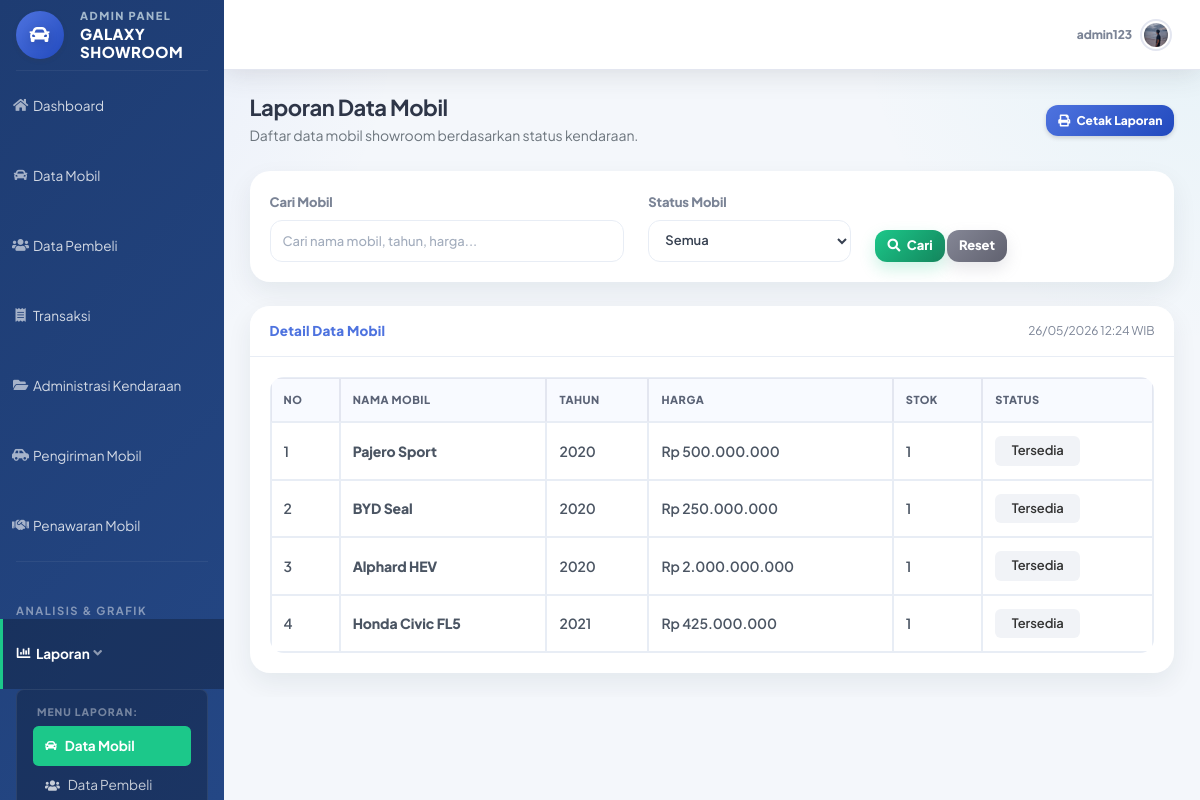
The page /admin/laporan_mobil.php (signed in) on the database its author committed.
### tables this page shows
CREATE TABLE `mobil` (
  `id_mobil` int(11) NOT NULL,
  `id_penjual` int(11) DEFAULT NULL,
  `nama_mobil` varchar(100) DEFAULT NULL,
  `harga` decimal(15,0) DEFAULT NULL,
  `stok` int(11) DEFAULT NULL,
  `status` enum('tersedia','dipesan','terjual') DEFAULT NULL,
  `deskripsi` text NOT NULL,
  `tahun` year(4) NOT NULL,
  `foto` varchar(255) NOT NULL
);

### admin/laporan_mobil.php (the view, shortened to what this page needs)
<?php
include "../config/koneksi.php";
$keyword = $_GET['keyword'] ?? '';
$status  = $_GET['status'] ?? 'semua';
$where = "WHERE 1=1";
$queryMobil = mysqli_query($koneksi, "
    SELECT
        id_mobil,
        nama_mobil,
        tahun,
        harga,
        stok,
        status
    FROM mobil
    $where
    ORDER BY id_mobil DESC
");
?>
<!DOCTYPE html>
<html>
<head>
    <link href="../assets/vendor/fontawesome-free/css/all.min.css" rel="stylesheet">
    <link href="../assets/css/sb-admin-2.min.css" rel="stylesheet">
    <link href="../assets/css/admin.css" rel="stylesheet">
</head>
<body id="page-top">
<div id="wrapper">
    <?php include '../includes/sidebar_admin.php'; ?>
    <div id="content-wrapper" class="d-flex flex-column">
        <div id="content">
            <?php include '../includes/topbar.php'; ?>
            <div class="container-fluid">
                <div class="d-sm-flex align-items-center justify-content-between mb-4">
                    <div>
                        <h1 class="h3 mb-1 page-title">
                            Laporan Data Mobil
                        </h1>
                        <p class="mb-0 page-subtitle">
                            Daftar data mobil showroom berdasarkan status kendaraan.
                        </p>
                    </div>
                    <button onclick="window.print()" class="btn btn-primary btn-sm shadow-sm">
                        <i class="fas fa-print mr-1"></i>
                        Cetak Laporan
                    </button>
                </div>
                <div class="card shadow-sm mb-4 filter-laporan filter-card">
                    <div class="card-body">
                        <form method="GET">
                            <div class="row align-items-end">
                                <div class="col-md-5 mb-3 mb-md-0">
                                    <label class="font-weight-bold text-gray-700">
                                        Cari Mobil
                                    </label>
                                    <input type="text"
                                           name="keyword"
                                           class="form-control"
                                           placeholder="Cari nama mobil, tahun, harga..."
                                           value="<?= htmlspecialchars($keyword); ?>">
                                </div>
                                <div class="col-md-3 mb-3 mb-md-0">
                                    <label class="font-weight-bold text-gray-700">
                                        Status Mobil
                                    </label>
                                    <select name="status" class="form-control">
                                        <option value="semua" <?= ($status == 'semua') ? 'selected' : ''; ?>>
                                            Semua
                                        </option>
                                    </select>
                                </div>
                                <div class="col-md-4">
                                    <button type="submit" class="btn btn-success">
                                        <i class="fas fa-search mr-1"></i>
                                        Cari
                                    </button>
                                    <a href="laporan_mobil.php" class="btn btn-secondary">
                                        Reset
                                    </a>
                                </div>
                            </div>
                        </form>
                    </div>
                </div>
                <div class="card shadow-sm mb-4">
                    <div class="card-header py-3 d-flex justify-content-between align-items-center bg-white">
                        <h6 class="m-0 font-weight-bold text-primary">
                            Detail Data Mobil
                        </h6>
                        <span class="text-muted small">
                            <?= date('d/m/Y H:i'); ?> WIB
                        </span>
                    </div>
                    <div class="card-body">
                        <div class="table-responsive">
                            <table class="table table-bordered table-hover mb-0">
                                <thead>
                                    <tr>
                                        <th>No</th>
                                        <th>Nama Mobil</th>
                                        <th>Tahun</th>
                                        <th>Harga</th>
                                        <th>Stok</th>
                                        <th>Status</th>
                                    </tr>
                                </thead>
                                <tbody>
                                    <?php if ($queryMobil && mysqli_num_rows($queryMobil) > 0): ?>
                                        <?php $no = 1; ?>
                                        <?php while ($row = mysqli_fetch_assoc($queryMobil)): ?>
                                            <tr>
                                                <td><?= $no++; ?></td>
                                                <td class="font-weight-bold">
                                                    <?= htmlspecialchars($row['nama_mobil'] ?? '-'); ?>
                                                </td>
                                                <td>
                                                    <?= htmlspecialchars($row['tahun'] ?? '-'); ?>
                                                </td>
                                                <td>
                                                    Rp <?= number_format($row['harga'] ?? 0, 0, ',', '.'); ?>
                                                </td>
                                                <td>
                                                    <?= htmlspecialchars($row['stok'] ?? '0'); ?>
                                                </td>
                                                <td>
                                                    <span class="status-box">
                                                        <?= ucfirst(htmlspecialchars($row['status'] ?? '-')); ?>
                                                    </span>
                                                </td>
                                            </tr>
                                        <?php endwhile; ?>
                                    <?php endif; ?>
                                </tbody>
                            </table>
                        </div>
                    </div>
                </div>
            </div>
        </div>
    </div>
</div>
</body>
</html>

### assets/css/admin.css (style rules this page uses)
:root { --app-bg: #f4f7fb; --app-white: #ffffff; --app-primary: #4e73df; --app-primary-dark: #224abe; --app-success: #1cc88a; --app-info: #36b9cc; --app-warning: #f6c23e; --app-danger: #e74a3b; --app-secondary: #858796; --app-purple: #6f42c1; --app-dark: #2f3545; --app-text: #374151; --app-muted: #7b8496; --app-border: #e8edf5; --radius-sm: 10px; --radius-md: 14px; --radius-lg: 20px; --shadow-sm: 0 6px 16px rgba(18, 38, 63, 0.05); --shadow-md: 0 10px 26px rgba(18, 38, 63, 0.07); --shadow-lg: 0 16px 38px rgba(18, 38, 63, 0.11); }
html { scroll-behavior: smooth; }
body { background: radial-gradient(circle at top left, rgba(78, 115, 223, 0.09), transparent 28%), radial-gradient(circle at top right, rgba(54, 185, 204, 0.07), transparent 24%), var(--app-bg); font-family: 'Plus Jakarta Sans', sans-serif; color: var(--app-text); font-size: 14px; letter-spacing: -0.1px; -webkit-font-smoothing: antialiased; -moz-osx-font-smoothing: grayscale; }
#wrapper, #content-wrapper { background: transparent !important; }
.container-fluid { padding-left: 1.6rem; padding-right: 1.6rem; }
h1, h2, h3, h4, h5, h6 { font-family: 'Plus Jakarta Sans', sans-serif; color: var(--app-dark); font-weight: 800; letter-spacing: -0.45px; }
h1, .h1 { font-size: 28px; }
h3, .h3 { font-size: 22px; }
h6, .h6 { font-size: 14px; }
p { color: var(--app-muted); line-height: 1.65; font-size: 14px; }
small, .small { font-size: 12px; }
.text-gray-700, .text-gray-600, .text-muted { color: var(--app-muted) !important; }
.font-weight-bold { font-weight: 800 !important; }
.card { border: 0 !important; border-radius: var(--radius-lg) !important; box-shadow: var(--shadow-md) !important; background: var(--app-white); overflow: hidden; }
.card-header { background: #ffffff !important; border-bottom: 1px solid var(--app-border) !important; padding: 16px 20px !important; }
.card-header h6, .card-header .m-0 { font-size: 13.5px; font-weight: 800 !important; letter-spacing: 0.2px; }
.card-body { padding: 20px; }
.table-responsive { border-radius: var(--radius-md); }
.table { border-collapse: separate; border-spacing: 0; color: var(--app-text); margin-bottom: 0; font-size: 13px; }
.table-bordered { border: 1px solid var(--app-border) !important; }
.table thead th { background: #f8faff; color: #5a6275; font-size: 11px; text-transform: uppercase; letter-spacing: 0.5px; border-bottom: 1px solid var(--app-border) !important; padding: 13px 12px; font-weight: 800; white-space: nowrap; }
.table tbody td { vertical-align: middle; padding: 13px 12px; color: #4b5563; border-color: var(--app-border) !important; font-weight: 600; }
.table-hover tbody tr { transition: all 0.18s ease; }
.btn { border-radius: 12px; border: 0; font-family: 'Plus Jakarta Sans', sans-serif; font-size: 13px; font-weight: 800; transition: all 0.2s ease; }
.btn-sm { padding: 6.5px 12px; font-size: 12px; font-weight: 800; }
.btn-primary { background: linear-gradient(135deg, var(--app-primary), var(--app-primary-dark)); box-shadow: 0 7px 16px rgba(78, 115, 223, 0.22); }
.btn-success { background: linear-gradient(135deg, #1cc88a, #13855c); box-shadow: 0 7px 16px rgba(28, 200, 138, 0.22); }
.btn-secondary { background: linear-gradient(135deg, #858796, #60616f); box-shadow: 0 7px 16px rgba(133, 135, 150, 0.20); }
.form-control, .custom-select, select.form-control { border-radius: 12px; border: 1px solid var(--app-border); color: var(--app-text); font-family: 'Plus Jakarta Sans', sans-serif; font-size: 13px; font-weight: 600; padding: 9px 12px; min-height: 42px; background-color: #fff; }
.form-control::placeholder { color: #a3adbd; font-weight: 500; }
label { color: #4b5563; font-weight: 800; font-size: 13px; margin-bottom: 7px; }

### admin/laporan_mobil.php (style rules this page uses)
.page-title { font-weight:700; color:#2e3648; }
.page-subtitle { color:#6c757d; font-size:14px; }
.filter-card { border-radius:10px; }
.table th { font-size:13px; color:#4e5d78; background:#f8f9fc; white-space:nowrap; }
.table td { font-size:14px; vertical-align:middle; color:#333; }
.status-box { display:inline-block; min-width:85px; padding:5px 10px; border-radius:6px; background:#f1f3f7; color:#333; font-weight:600; text-align:center; font-size:13px; }

### includes/sidebar_admin.php (style rules this page uses)
#wrapper #content-wrapper { margin-left: 14rem; transition: margin-left 0.2s cubic-bezier(0.4, 0, 0.2, 1); width: calc(100% - 14rem); }

### includes/topbar.php (style rules this page uses)
#content-wrapper { padding-top: 4.375rem !important; }
#content, .container-fluid { margin-top: 0 !important; }
.container-fluid { padding-top: 1.5rem !important; }

### rows shown on the page
mobil: nama_mobil "Pajero Sport", tahun "2020", harga "500.000.000", stok "1", status "Tersedia"
mobil: nama_mobil "BYD Seal", tahun "2020", harga "250.000.000", stok "1", status "Tersedia"
mobil: nama_mobil "Alphard HEV", tahun "2020", harga "2.000.000.000", stok "1", status "Tersedia"
mobil: nama_mobil "Honda Civic FL5", tahun "2021", harga "425.000.000", stok "1", status "Tersedia"

### other values the page prints
$username "admin123"
